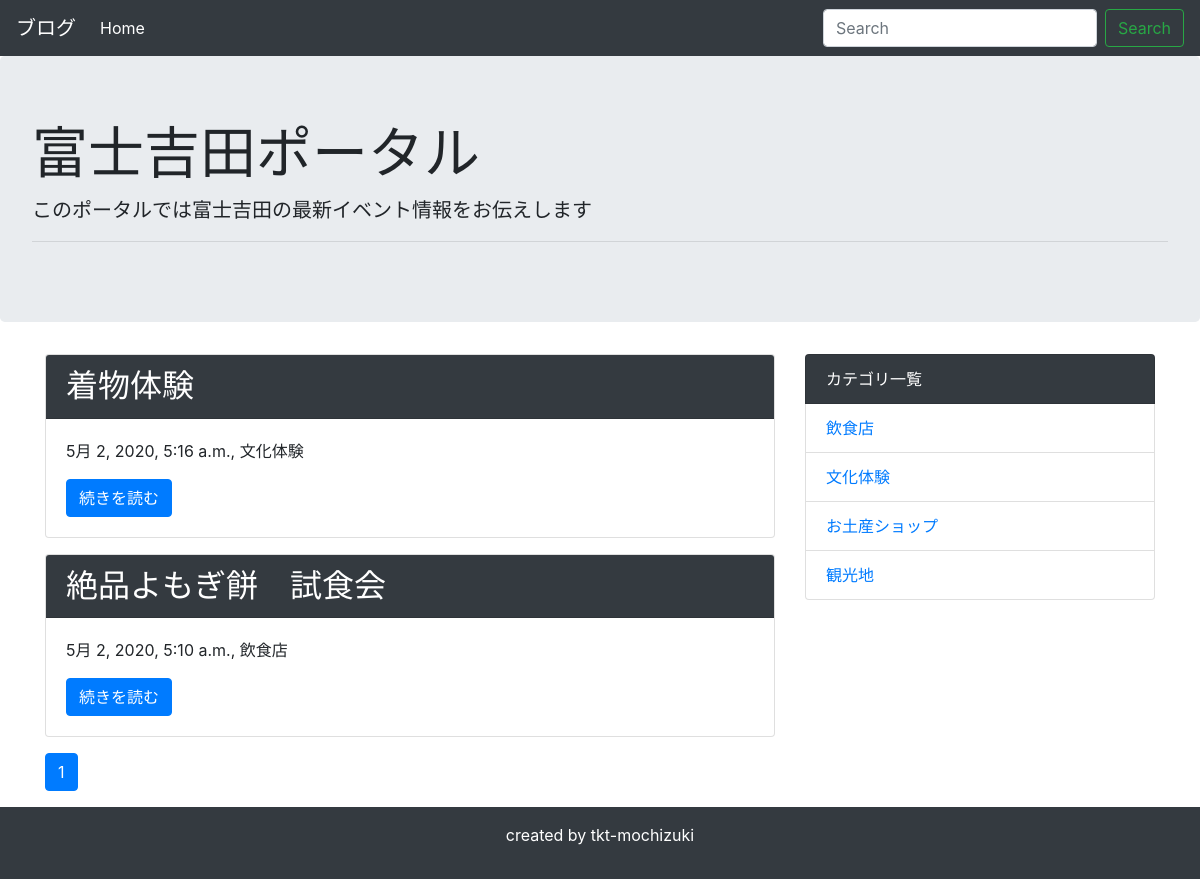
Before: / with the older database file.
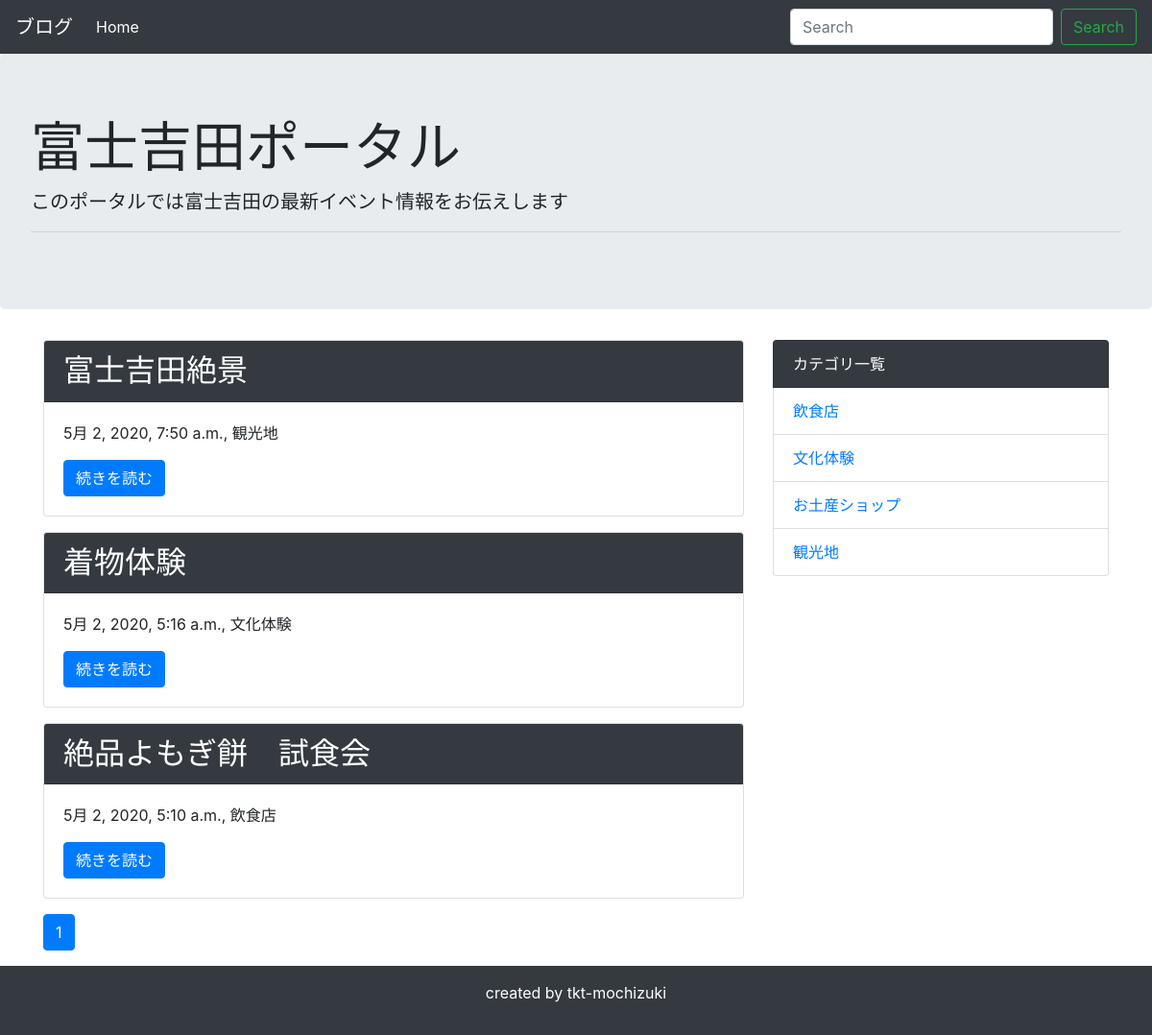
After: the same page with the newer database file.
### blog/models.py (models this page shows, shortened)
class Post(models.Model):
    title = models.CharField('タイトル', max_length=100)
    text = models.TextField('本文')
    image=models.ImageField(upload_to='images',blank=True,null=True)
    created_at = models.DateTimeField('作成日',default=timezone.now)
    category = models.ForeignKey(
        Category, verbose_name = 'カテゴリ', on_delete = models.PROTECT
    )

class Category(models.Model):
    name = models.CharField('カテゴリー名', max_length=200)
    created_at = models.DateTimeField('作成日',default=timezone.now)
    def __str__(self):
        return self.name

### blog/views.py (the view)
# urls.py: path('', views.IndexView.as_view(), name='index'),
class IndexView(generic.ListView):
    template_name = 'blog/post_list.html'
    model = Post
    paginate_by = 10 # 追加
    def get_queryset(self):
        queryset = Post.objects.order_by('-created_at')
        keyword = self.request.GET.get('keyword')
        if keyword:
            queryset = queryset.filter(
                Q(title__icontains=keyword) | Q(text__icontains=keyword)
            )
        return queryset

### blog/context_processors.py (called while the page is built)
def common(request):
    context = {
        'category_list':Category.objects.all(),
    }
    return context

### blog/templatetags/mytag.py (called while the page is built)
@register.simple_tag
def url_replace(request, field, value):
    url_dict = request.GET.copy()
    url_dict[field] = value
    return url_dict.urlencode()

### blog/templates/blog/post_list.html
{% extends 'blog/base.html' %}
{% block content %}
{% for post in post_list %}
<div class="card mb-3">
    <h2 class="card-header bg-dark text-white">{{ post.title }}</h2>
    <div class="card-body">
      <p>{{ post.created_at }}, {{ post.category }}</p>
      <a href="{% url 'blog:detail' post.pk %}" class="btn btn-primary">続きを読む</a>
    </div>
</div>
{% endfor %}
{% include 'blog/pagination.html' %}
{% endblock %}

### blog/templates/blog/base.html (shortened to what this page needs)
<!doctype html>
<html lang="ja">
  <head>
    <link rel="stylesheet" href="https://stackpath.bootstrapcdn.com/bootstrap/4.4.1/css/bootstrap.min.css">
  </head>
  <body>
    <nav class="navbar navbar-expand-lg navbar-dark bg-dark">
      <a class="navbar-brand" href="#">ブログ</a>
      <div class="collapse navbar-collapse" id="navbarSupportedContent">
        <ul class="navbar-nav mr-auto">
          <li class="nav-item active">
            <a class="nav-link" href="{% url 'blog:index' %}">Home</a>
          </li>
        </ul>
        <form class="form-inline my-2 my-lg-0" method="GET" action="{% url 'blog:index' %}">
          <input class="form-control mr-sm-2" type="text" placeholder="Search" aria-label="Search" name="keyword">
          <button class="btn btn-outline-success my-2 my-sm-0" type="submit">Search</button>
        </form>
      </div>
    </nav>
    <div class="jumbotron">
      <h1 class="display-4">富士吉田ポータル</h1>
      <p class="lead">このポータルでは富士吉田の最新イベント情報をお伝えします</p>
      <hr class="my-2">
    </div>
    <div class="container">
      <div class="row">
          <div class="col-md-8">
              {% block content %}
              {% endblock %}
          </div>
          <div class="col-md-4">
              <ul class="list-group">
                  <li class="list-group-item bg-dark text-white">カテゴリ一覧</li>
                  {% for category in category_list %}
                  <li class="list-group-item"><a href="{% url 'blog:category' category.pk %}">{{ category }}</a></li>
                  {% endfor %}
              </ul>
          </div>
      </div>
    </div>
    <footer class="bg-dark text-white text-center py-3">
        <p>created by tkt-mochizuki</p>
    </footer>
  </body>
</html>

### blog/templates/blog/pagination.html (shortened to what this page needs)
{% load mytag %}
<nav aria-label="Page navigation">
  <ul class="pagination">
      {% for link_page in page_obj.paginator.page_range %}
        {% if link_page == page_obj.number %}
          <li class="page-item active">
            <a class="page-link" href="?{% url_replace request 'page' link_page %}">
              {{ link_page }}
            </a>
          </li>
        {% else %}
          <li class="page-item">
            <a class="page-link" href="?{% url_replace request 'page' link_page %}">
              {{ link_page }}
            </a>
          </li>
        {% endif %}
      {% endfor %}
  </ul>
</nav>

Changed rows visible on the page:
added Post: title "富士吉田絶景", created_at "5月 2, 2020, 7:50 a.m.", category "観光地"
